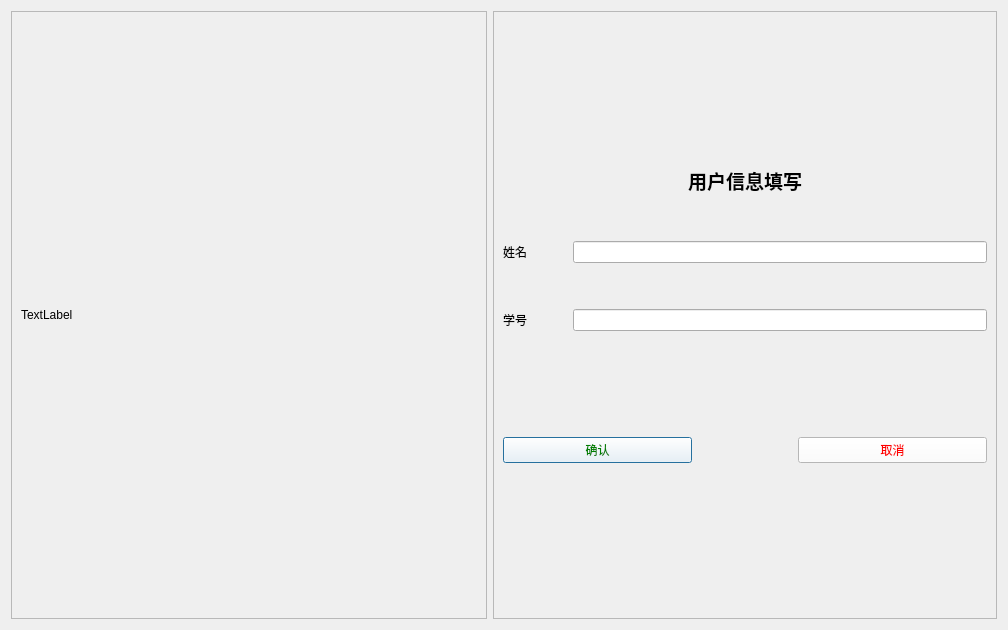
<?xml version="1.0" encoding="UTF-8"?>
<ui version="4.0">
 <class>AddUserDialog</class>
 <widget class="QDialog" name="AddUserDialog">
  <property name="geometry">
   <rect>
    <x>0</x>
    <y>0</y>
    <width>1008</width>
    <height>630</height>
   </rect>
  </property>
  <property name="maximumSize">
   <size>
    <width>1008</width>
    <height>630</height>
   </size>
  </property>
  <property name="windowTitle">
   <string>Dialog</string>
  </property>
  <layout class="QGridLayout" name="gridLayout">
   <item row="0" column="0">
    <layout class="QGridLayout" name="gridLayout_3">
     <item row="0" column="1">
      <widget class="QFrame" name="frame">
       <property name="maximumSize">
        <size>
         <width>504</width>
         <height>630</height>
        </size>
       </property>
       <property name="frameShape">
        <enum>QFrame::StyledPanel</enum>
       </property>
       <property name="frameShadow">
        <enum>QFrame::Raised</enum>
       </property>
       <layout class="QGridLayout" name="gridLayout_4">
        <item row="0" column="0">
         <layout class="QVBoxLayout" name="verticalLayout" stretch="0,0,0,0,0,0,0">
          <property name="spacing">
           <number>6</number>
          </property>
          <property name="sizeConstraint">
           <enum>QLayout::SetFixedSize</enum>
          </property>
          <property name="topMargin">
           <number>0</number>
          </property>
          <item>
           <widget class="QLabel" name="label">
            <property name="sizePolicy">
             <sizepolicy hsizetype="Preferred" vsizetype="Fixed">
              <horstretch>0</horstretch>
              <verstretch>0</verstretch>
             </sizepolicy>
            </property>
            <property name="text">
             <string>&lt;html&gt;&lt;head/&gt;&lt;body&gt;&lt;p align=&quot;center&quot;&gt;&lt;span style=&quot; font-size:14pt; font-weight:600;&quot;&gt;用户信息填写&lt;/span&gt;&lt;/p&gt;&lt;/body&gt;&lt;/html&gt;</string>
            </property>
           </widget>
          </item>
          <item>
           <spacer name="verticalSpacer">
            <property name="orientation">
             <enum>Qt::Vertical</enum>
            </property>
            <property name="sizeType">
             <enum>QSizePolicy::Fixed</enum>
            </property>
            <property name="sizeHint" stdset="0">
             <size>
              <width>20</width>
              <height>40</height>
             </size>
            </property>
           </spacer>
          </item>
          <item>
           <layout class="QHBoxLayout" name="horizontalLayout_2">
            <property name="sizeConstraint">
             <enum>QLayout::SetMaximumSize</enum>
            </property>
            <item>
             <widget class="QLabel" name="label_2">
              <property name="text">
               <string>&lt;html&gt;&lt;head/&gt;&lt;body&gt;&lt;p align=&quot;center&quot;&gt;姓名&lt;/p&gt;&lt;/body&gt;&lt;/html&gt;</string>
              </property>
             </widget>
            </item>
            <item>
             <spacer name="horizontalSpacer_2">
              <property name="orientation">
               <enum>Qt::Horizontal</enum>
              </property>
              <property name="sizeType">
               <enum>QSizePolicy::Fixed</enum>
              </property>
              <property name="sizeHint" stdset="0">
               <size>
                <width>40</width>
                <height>20</height>
               </size>
              </property>
             </spacer>
            </item>
            <item>
             <widget class="QLineEdit" name="name_LineEdit"/>
            </item>
           </layout>
          </item>
          <item>
           <spacer name="verticalSpacer_2">
            <property name="orientation">
             <enum>Qt::Vertical</enum>
            </property>
            <property name="sizeType">
             <enum>QSizePolicy::Fixed</enum>
            </property>
            <property name="sizeHint" stdset="0">
             <size>
              <width>20</width>
              <height>40</height>
             </size>
            </property>
           </spacer>
          </item>
          <item>
           <layout class="QHBoxLayout" name="horizontalLayout_3">
            <item>
             <widget class="QLabel" name="label_3">
              <property name="text">
               <string>&lt;html&gt;&lt;head/&gt;&lt;body&gt;&lt;p align=&quot;center&quot;&gt;学号&lt;/p&gt;&lt;/body&gt;&lt;/html&gt;</string>
              </property>
             </widget>
            </item>
            <item>
             <spacer name="horizontalSpacer_3">
              <property name="orientation">
               <enum>Qt::Horizontal</enum>
              </property>
              <property name="sizeType">
               <enum>QSizePolicy::Fixed</enum>
              </property>
              <property name="sizeHint" stdset="0">
               <size>
                <width>40</width>
                <height>20</height>
               </size>
              </property>
             </spacer>
            </item>
            <item>
             <widget class="QLineEdit" name="studentId_lineEdit"/>
            </item>
           </layout>
          </item>
          <item>
           <spacer name="verticalSpacer_3">
            <property name="orientation">
             <enum>Qt::Vertical</enum>
            </property>
            <property name="sizeType">
             <enum>QSizePolicy::Fixed</enum>
            </property>
            <property name="sizeHint" stdset="0">
             <size>
              <width>20</width>
              <height>100</height>
             </size>
            </property>
           </spacer>
          </item>
          <item>
           <layout class="QHBoxLayout" name="horizontalLayout_4">
            <item>
             <widget class="QPushButton" name="confirm_pushButton">
              <property name="styleSheet">
               <string notr="true">QPushButton{
	color : green;
	background-color : white;
}</string>
              </property>
              <property name="text">
               <string>确认</string>
              </property>
             </widget>
            </item>
            <item>
             <spacer name="horizontalSpacer">
              <property name="orientation">
               <enum>Qt::Horizontal</enum>
              </property>
              <property name="sizeType">
               <enum>QSizePolicy::Fixed</enum>
              </property>
              <property name="sizeHint" stdset="0">
               <size>
                <width>100</width>
                <height>20</height>
               </size>
              </property>
             </spacer>
            </item>
            <item>
             <widget class="QPushButton" name="cancel_PushButton">
              <property name="styleSheet">
               <string notr="true">color : red;
background-color : white;
</string>
              </property>
              <property name="text">
               <string>取消</string>
              </property>
             </widget>
            </item>
           </layout>
          </item>
         </layout>
        </item>
       </layout>
      </widget>
     </item>
     <item row="0" column="0">
      <widget class="QFrame" name="frame_2">
       <property name="sizePolicy">
        <sizepolicy hsizetype="Fixed" vsizetype="Fixed">
         <horstretch>0</horstretch>
         <verstretch>0</verstretch>
        </sizepolicy>
       </property>
       <property name="maximumSize">
        <size>
         <width>504</width>
         <height>630</height>
        </size>
       </property>
       <property name="frameShape">
        <enum>QFrame::StyledPanel</enum>
       </property>
       <property name="frameShadow">
        <enum>QFrame::Raised</enum>
       </property>
       <layout class="QGridLayout" name="gridLayout_2">
        <item row="0" column="0">
         <widget class="QLabel" name="face_label">
          <property name="sizePolicy">
           <sizepolicy hsizetype="Fixed" vsizetype="Fixed">
            <horstretch>0</horstretch>
            <verstretch>0</verstretch>
           </sizepolicy>
          </property>
          <property name="maximumSize">
           <size>
            <width>504</width>
            <height>630</height>
           </size>
          </property>
          <property name="text">
           <string>TextLabel</string>
          </property>
         </widget>
        </item>
       </layout>
      </widget>
     </item>
    </layout>
   </item>
  </layout>
 </widget>
 <resources/>
 <connections/>
</ui>
